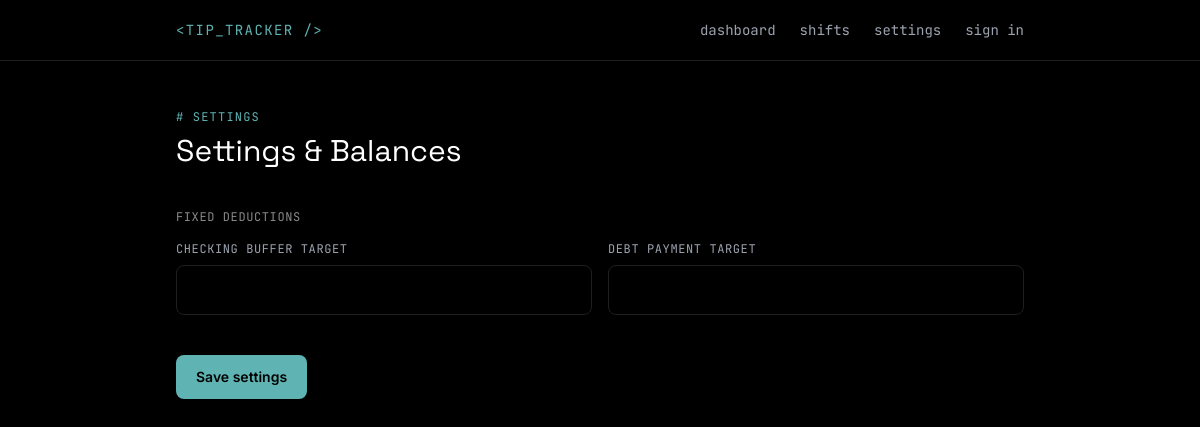
Before: /settings/ with the older database file.
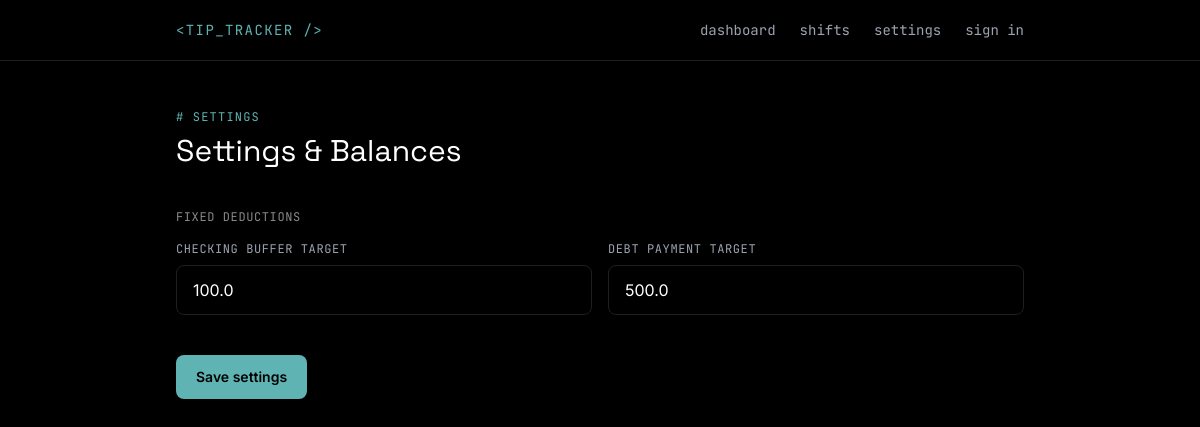
After: the same page with the newer database file.
### models.py (models this page shows)
class Settings(db.Model):
    __tablename__ = "settings"
    id = db.Column(db.Integer, primary_key=True)
    checking_buffer = db.Column(db.Float, default=100.00, nullable=False)
    debt_payment_amount = db.Column(db.Float, default=250.00, nullable=False)

### api/settings.py (the view)
@settings_bp.route("/", methods=["GET", "POST"])
def settings():
    if request.method == "POST":
        blocked = require_login()
        if blocked:
            return blocked
        return update()
    else:
        return read()

### templates/settings.html (shortened to what this page needs)
{% extends "base.html" %}
{% block content %}
<p class="font-mono text-xs text-accent tracking-widest uppercase mb-2"># settings</p>
<h1 class="font-display text-3xl text-white mb-10">Settings & Balances</h1>
<form method="POST" class="space-y-10" onsubmit="return checkLoggedIn();">
  <div>
    <p class="font-mono text-xs text-muted uppercase tracking-wider mb-4">Fixed Deductions</p>
    <div class="grid sm:grid-cols-2 gap-4">
      <div>
        <label class="font-mono text-xs text-gray-400 uppercase tracking-wider block mb-2">Checking Buffer Target</label>
        <input type="number" step="0.01" name="checking_buffer" value="{{ settings.checking_buffer }}"
               class="w-full bg-transparent border border-line rounded-lg px-4 py-3 text-white focus:border-accent focus:outline-none">
      </div>
      <div>
        <label class="font-mono text-xs text-gray-400 uppercase tracking-wider block mb-2">Debt Payment Target</label>
        <input type="number" step="0.01" name="debt_payment_amount" value="{{ settings.debt_payment_amount }}"
               class="w-full bg-transparent border border-line rounded-lg px-4 py-3 text-white focus:border-accent focus:outline-none">
      </div>
    </div>
  </div>
  <button type="submit" class="px-5 py-3 bg-accent text-black text-sm font-semibold rounded-lg hover:bg-white transition-colors">
    Save settings
  </button>
</form>
{% endblock %}

Changed rows visible on the page:
added Settings: checking_buffer "100.0", debt_payment_amount "500.0"
